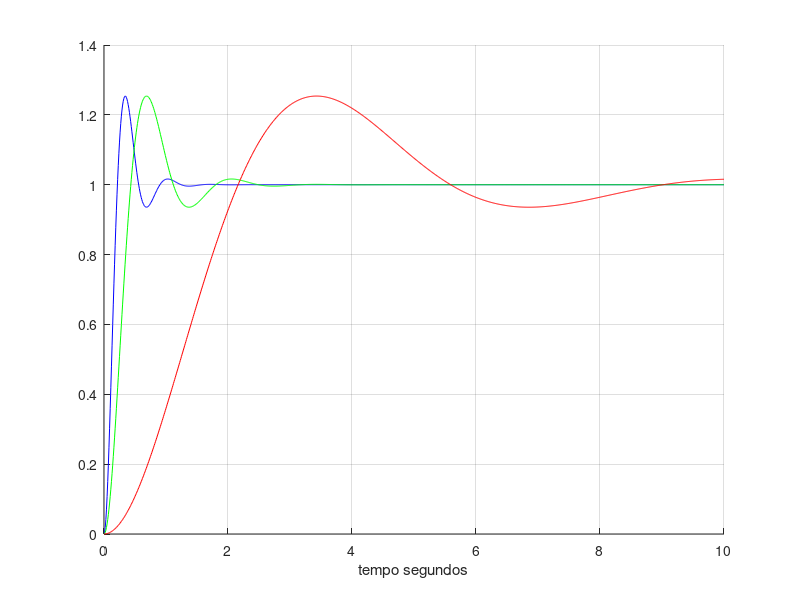

Here is the MATLAB script that generated this plot:
% primeira questão

zeta = 0.4;
wn = [10 5 1];
t = 0:0.01:10;

cor = ['b', 'g', 'r']

for c = 1:length(wn)
    gs = tf([wn(c)^2], [1 2*zeta*wn(c) wn(c)^2]);
    [y(c,:)] = step(gs, t);
    hold on;
    plot(t, y(c,:), cor(c));

    grid on;
end

xlabel('tempo segundos');

%print -depsc q1ia.eps
